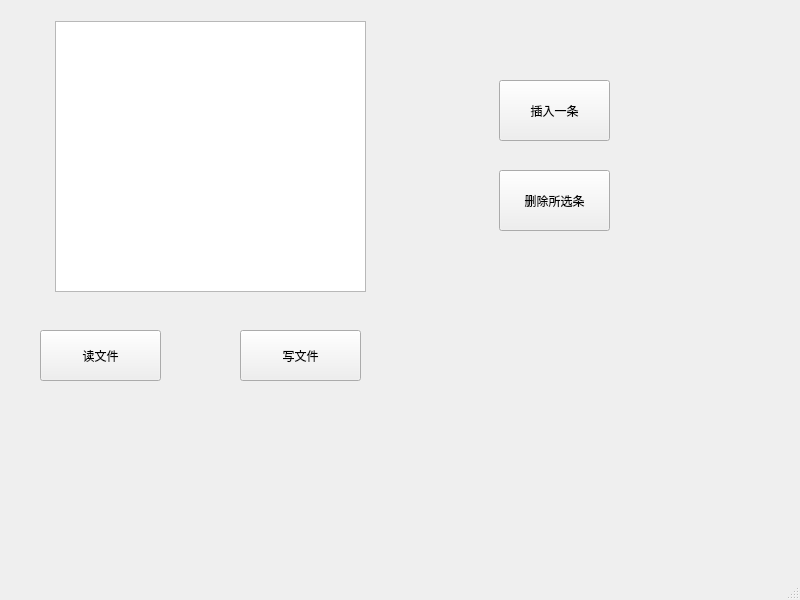
<?xml version="1.0" encoding="UTF-8"?>
<ui version="4.0">
 <class>MainWindow</class>
 <widget class="QMainWindow" name="MainWindow">
  <property name="geometry">
   <rect>
    <x>0</x>
    <y>0</y>
    <width>800</width>
    <height>600</height>
   </rect>
  </property>
  <property name="windowTitle">
   <string>MainWindow</string>
  </property>
  <widget class="QWidget" name="centralwidget">
   <widget class="QPushButton" name="add_button">
    <property name="geometry">
     <rect>
      <x>499</x>
      <y>80</y>
      <width>111</width>
      <height>61</height>
     </rect>
    </property>
    <property name="text">
     <string>插入一条</string>
    </property>
   </widget>
   <widget class="QPushButton" name="delete_button">
    <property name="geometry">
     <rect>
      <x>499</x>
      <y>170</y>
      <width>111</width>
      <height>61</height>
     </rect>
    </property>
    <property name="text">
     <string>删除所选条</string>
    </property>
   </widget>
   <widget class="QPushButton" name="read">
    <property name="geometry">
     <rect>
      <x>40</x>
      <y>330</y>
      <width>121</width>
      <height>51</height>
     </rect>
    </property>
    <property name="text">
     <string>读文件</string>
    </property>
   </widget>
   <widget class="QPushButton" name="write">
    <property name="geometry">
     <rect>
      <x>240</x>
      <y>330</y>
      <width>121</width>
      <height>51</height>
     </rect>
    </property>
    <property name="text">
     <string>写文件</string>
    </property>
   </widget>
   <widget class="QTableWidget" name="tableWidget">
    <property name="geometry">
     <rect>
      <x>55</x>
      <y>21</y>
      <width>311</width>
      <height>271</height>
     </rect>
    </property>
   </widget>
  </widget>
  <widget class="QMenuBar" name="menubar">
   <property name="geometry">
    <rect>
     <x>0</x>
     <y>0</y>
     <width>800</width>
     <height>23</height>
    </rect>
   </property>
  </widget>
  <widget class="QStatusBar" name="statusbar"/>
 </widget>
 <resources/>
 <connections/>
</ui>
